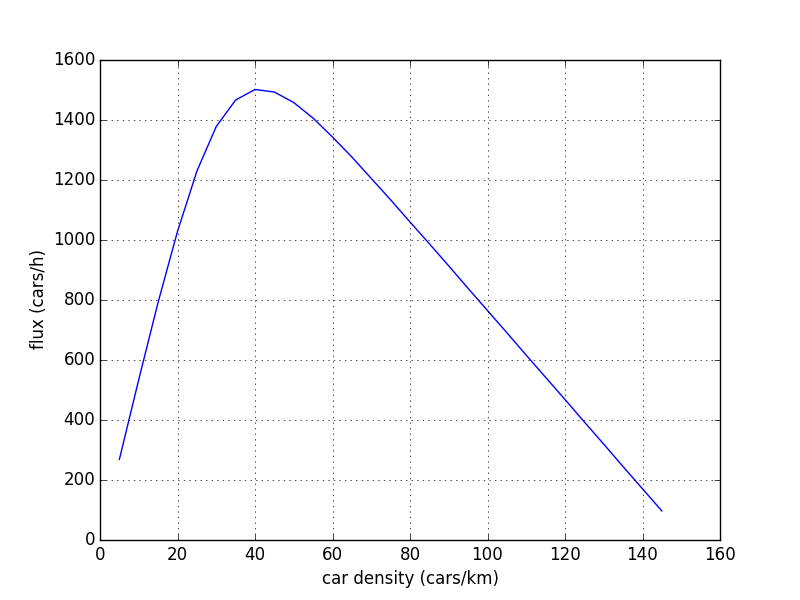

Write the Python code that produced this figure.
from subprocess import check_call
import numpy as np
from matplotlib import pyplot as plt

from paths import SETTINGS_PATH, OUTPUT_PATH, SIM_PATH, SIM_WD
from common import parse_output

SETTINGS_TEMPLATE = """
ROAD_LENGTH = 1000
VMAX      = 15
MIN_DIST  = 2
TIME_HEAD = 1.6
AMAX      = 0.73
DMAX      = 1.67
CAR_SIZE  = 5
DT        = 0.250
END_TIME  = 3000
GAMMA     = 3


# Output format
POSITIONS = 1
VELOCITIES = 1
OUT_FREQ = 100
THROUGHPUT = 1
"""


exec SETTINGS_TEMPLATE

def compute_flux():
    ncars = np.arange(5, 150, 5)
    flux = ncars*0.
    density = ncars*0.
    
    for i, cars in enumerate(ncars):
        print "\n\nRunning sim for ncars = {0}".format(cars)
        settings_file = open(SETTINGS_PATH + "/flux.txt", "w")
        settings_file.write(SETTINGS_TEMPLATE)
        settings_file.write("ID = flux{0}\nN_CARS= {0}".format(cars))
        settings_file.close()
    
        check_call([SIM_PATH, SETTINGS_PATH+"/flux.txt"], cwd = SIM_WD)
        
        # read output
        n, tt, xx, vv, throughput = parse_output(OUTPUT_PATH+"/cars_flux{}.dat".format(cars))  
        
        # calculate the maximal throughput (cars per minute)
        maxFlux = 0.
#        for t in np.arange(len(tt)-1):
#            maxFlux = np.max([maxFlux, throughput[t+1]-throughput[t]])
        
        flux[i] = throughput[-1]*1./tt[-1] 
        density[i] = cars*(1000./ROAD_LENGTH)
        

    flux = flux*60*60;
    np.save("density", density)
    np.save("flux", flux)
    return density, flux


def make_plot():
    density = np.load("density.npy")
    flux = np.load("flux.npy")
    
  
    plt.plot(density, flux, label="car flux")
    plt.xlabel(r"car density (cars/km)")
    plt.ylabel(r"flux (cars/h)")
    
    plt.grid(True)
    plt.savefig("flux.png")
    plt.legend(loc="best")
    plt.show()
    
    
if __name__ == "__main__":
    compute_flux()
    make_plot()

